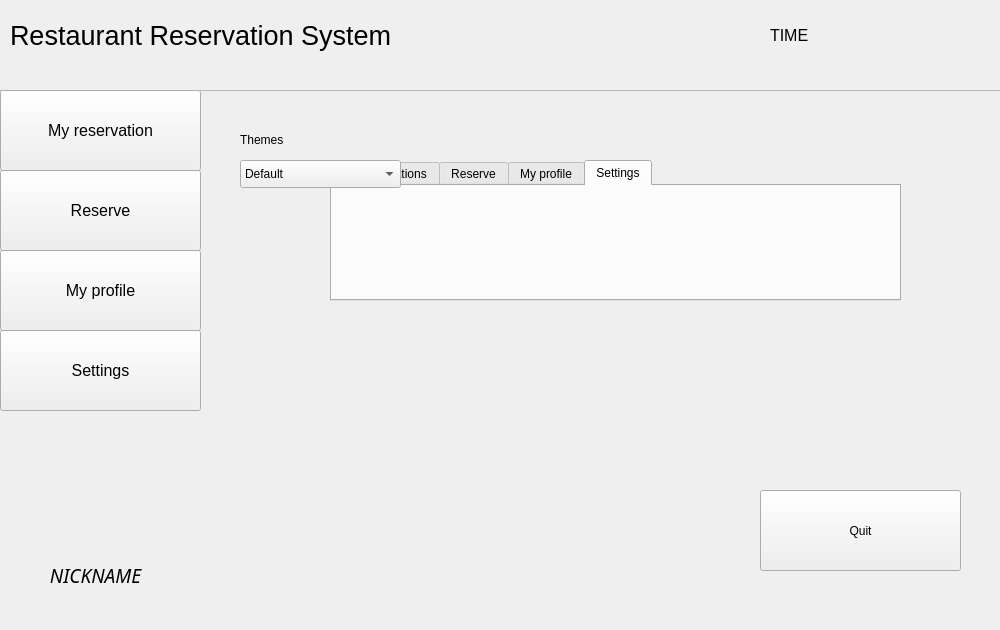
<?xml version="1.0" encoding="UTF-8"?>
<ui version="4.0">
 <class>MainWindow</class>
 <widget class="QMainWindow" name="MainWindow">
  <property name="geometry">
   <rect>
    <x>0</x>
    <y>0</y>
    <width>1000</width>
    <height>630</height>
   </rect>
  </property>
  <property name="windowTitle">
   <string>MainWindow</string>
  </property>
  <property name="styleSheet">
   <string notr="true"/>
  </property>
  <widget class="QWidget" name="centralwidget">
   <widget class="QTabWidget" name="tabWidget">
    <property name="geometry">
     <rect>
      <x>330</x>
      <y>160</y>
      <width>571</width>
      <height>141</height>
     </rect>
    </property>
    <property name="currentIndex">
     <number>3</number>
    </property>
    <widget class="QWidget" name="reservation_tab">
     <attribute name="title">
      <string>My reservations</string>
     </attribute>
    </widget>
    <widget class="QWidget" name="reserve_tab">
     <attribute name="title">
      <string>Reserve</string>
     </attribute>
    </widget>
    <widget class="QWidget" name="my_profile_tab">
     <attribute name="title">
      <string>My profile</string>
     </attribute>
    </widget>
    <widget class="QWidget" name="tab">
     <attribute name="title">
      <string>Settings</string>
     </attribute>
    </widget>
   </widget>
   <widget class="QWidget" name="top_widget" native="true">
    <property name="geometry">
     <rect>
      <x>0</x>
      <y>0</y>
      <width>1001</width>
      <height>91</height>
     </rect>
    </property>
    <widget class="QFrame" name="frame">
     <property name="geometry">
      <rect>
       <x>-10</x>
       <y>-20</y>
       <width>1011</width>
       <height>111</height>
      </rect>
     </property>
     <property name="frameShape">
      <enum>QFrame::StyledPanel</enum>
     </property>
     <property name="frameShadow">
      <enum>QFrame::Raised</enum>
     </property>
     <widget class="QLabel" name="label_2">
      <property name="geometry">
       <rect>
        <x>20</x>
        <y>30</y>
        <width>381</width>
        <height>51</height>
       </rect>
      </property>
      <property name="font">
       <font>
        <pointsize>20</pointsize>
       </font>
      </property>
      <property name="text">
       <string>Restaurant Reservation System</string>
      </property>
     </widget>
     <widget class="QLabel" name="time_label">
      <property name="geometry">
       <rect>
        <x>780</x>
        <y>40</y>
        <width>211</width>
        <height>31</height>
       </rect>
      </property>
      <property name="font">
       <font>
        <family>Microsoft JhengHei UI</family>
        <pointsize>12</pointsize>
        <bold>false</bold>
       </font>
      </property>
      <property name="text">
       <string>TIME</string>
      </property>
     </widget>
    </widget>
   </widget>
   <widget class="QStackedWidget" name="stackedWidget">
    <property name="geometry">
     <rect>
      <x>200</x>
      <y>90</y>
      <width>801</width>
      <height>521</height>
     </rect>
    </property>
    <property name="currentIndex">
     <number>3</number>
    </property>
    <widget class="QWidget" name="page">
     <widget class="QWidget" name="my_reservation_widget" native="true">
      <property name="geometry">
       <rect>
        <x>0</x>
        <y>0</y>
        <width>801</width>
        <height>521</height>
       </rect>
      </property>
      <widget class="QPushButton" name="deleteButton">
       <property name="geometry">
        <rect>
         <x>650</x>
         <y>40</y>
         <width>121</width>
         <height>29</height>
        </rect>
       </property>
       <property name="text">
        <string>Delete</string>
       </property>
      </widget>
      <widget class="QTableWidget" name="reservation_table">
       <property name="geometry">
        <rect>
         <x>20</x>
         <y>80</y>
         <width>751</width>
         <height>421</height>
        </rect>
       </property>
       <column>
        <property name="text">
         <string>Order ID</string>
        </property>
       </column>
       <column>
        <property name="text">
         <string>Username</string>
        </property>
       </column>
       <column>
        <property name="text">
         <string>Duration</string>
        </property>
       </column>
       <column>
        <property name="text">
         <string>Table type</string>
        </property>
       </column>
       <column>
        <property name="text">
         <string>Table ID</string>
        </property>
       </column>
       <column>
        <property name="text">
         <string>Table price</string>
        </property>
       </column>
      </widget>
      <widget class="QLabel" name="delete_promptlabel">
       <property name="geometry">
        <rect>
         <x>20</x>
         <y>40</y>
         <width>361</width>
         <height>21</height>
        </rect>
       </property>
       <property name="text">
        <string>Select a reservation below and click Delete to delete it</string>
       </property>
      </widget>
      <widget class="QPushButton" name="menuButton">
       <property name="geometry">
        <rect>
         <x>510</x>
         <y>40</y>
         <width>121</width>
         <height>29</height>
        </rect>
       </property>
       <property name="text">
        <string>Menu</string>
       </property>
      </widget>
     </widget>
    </widget>
    <widget class="QWidget" name="page_2">
     <widget class="QWidget" name="reserve_widget" native="true">
      <property name="geometry">
       <rect>
        <x>0</x>
        <y>0</y>
        <width>801</width>
        <height>521</height>
       </rect>
      </property>
      <widget class="QLabel" name="reserve_promptlabel">
       <property name="geometry">
        <rect>
         <x>20</x>
         <y>40</y>
         <width>361</width>
         <height>21</height>
        </rect>
       </property>
       <property name="text">
        <string>Select a reservation below and click Reserve to acquire it</string>
       </property>
      </widget>
      <widget class="QTableWidget" name="reserve_table">
       <property name="geometry">
        <rect>
         <x>20</x>
         <y>80</y>
         <width>751</width>
         <height>421</height>
        </rect>
       </property>
       <column>
        <property name="text">
         <string>Order ID</string>
        </property>
       </column>
       <column>
        <property name="text">
         <string>Duration</string>
        </property>
       </column>
       <column>
        <property name="text">
         <string>Table type</string>
        </property>
       </column>
       <column>
        <property name="text">
         <string>Table ID</string>
        </property>
       </column>
       <column>
        <property name="text">
         <string>Deposit</string>
        </property>
       </column>
      </widget>
      <widget class="QPushButton" name="reserveButton">
       <property name="geometry">
        <rect>
         <x>650</x>
         <y>40</y>
         <width>121</width>
         <height>29</height>
        </rect>
       </property>
       <property name="text">
        <string>Reserve</string>
       </property>
      </widget>
     </widget>
    </widget>
    <widget class="QWidget" name="page_3">
     <widget class="QWidget" name="widget" native="true">
      <property name="geometry">
       <rect>
        <x>0</x>
        <y>0</y>
        <width>801</width>
        <height>521</height>
       </rect>
      </property>
      <widget class="QPushButton" name="username_changeButton">
       <property name="geometry">
        <rect>
         <x>340</x>
         <y>40</y>
         <width>80</width>
         <height>31</height>
        </rect>
       </property>
       <property name="text">
        <string>Change</string>
       </property>
      </widget>
      <widget class="QLabel" name="profile_nickname_label">
       <property name="geometry">
        <rect>
         <x>40</x>
         <y>80</y>
         <width>71</width>
         <height>31</height>
        </rect>
       </property>
       <property name="font">
        <font>
         <pointsize>10</pointsize>
        </font>
       </property>
       <property name="text">
        <string>Nickname: </string>
       </property>
      </widget>
      <widget class="QPushButton" name="nickname_changeButton">
       <property name="geometry">
        <rect>
         <x>340</x>
         <y>80</y>
         <width>80</width>
         <height>31</height>
        </rect>
       </property>
       <property name="text">
        <string>Change</string>
       </property>
      </widget>
      <widget class="QPushButton" name="phone_changeButton">
       <property name="geometry">
        <rect>
         <x>340</x>
         <y>120</y>
         <width>80</width>
         <height>31</height>
        </rect>
       </property>
       <property name="text">
        <string>Change</string>
       </property>
      </widget>
      <widget class="QLabel" name="profile_username_label">
       <property name="geometry">
        <rect>
         <x>40</x>
         <y>40</y>
         <width>71</width>
         <height>31</height>
        </rect>
       </property>
       <property name="font">
        <font>
         <pointsize>10</pointsize>
        </font>
       </property>
       <property name="text">
        <string>Userame: </string>
       </property>
      </widget>
      <widget class="QLabel" name="profile_phone_label">
       <property name="geometry">
        <rect>
         <x>40</x>
         <y>120</y>
         <width>71</width>
         <height>31</height>
        </rect>
       </property>
       <property name="font">
        <font>
         <pointsize>10</pointsize>
        </font>
       </property>
       <property name="text">
        <string>Phone: </string>
       </property>
      </widget>
      <widget class="QLabel" name="profile_password_label">
       <property name="geometry">
        <rect>
         <x>40</x>
         <y>160</y>
         <width>71</width>
         <height>31</height>
        </rect>
       </property>
       <property name="font">
        <font>
         <pointsize>10</pointsize>
        </font>
       </property>
       <property name="text">
        <string>Password: </string>
       </property>
      </widget>
      <widget class="QLabel" name="profile_user_id">
       <property name="geometry">
        <rect>
         <x>130</x>
         <y>200</y>
         <width>181</width>
         <height>31</height>
        </rect>
       </property>
       <property name="font">
        <font>
         <pointsize>10</pointsize>
        </font>
       </property>
       <property name="text">
        <string>USER ID</string>
       </property>
      </widget>
      <widget class="QPushButton" name="password_modifyButton">
       <property name="geometry">
        <rect>
         <x>260</x>
         <y>160</y>
         <width>71</width>
         <height>31</height>
        </rect>
       </property>
       <property name="text">
        <string>Renew with</string>
       </property>
      </widget>
      <widget class="QLabel" name="profile_user_id_label">
       <property name="geometry">
        <rect>
         <x>40</x>
         <y>200</y>
         <width>71</width>
         <height>31</height>
        </rect>
       </property>
       <property name="font">
        <font>
         <pointsize>10</pointsize>
        </font>
       </property>
       <property name="text">
        <string>User ID: </string>
       </property>
      </widget>
      <widget class="QLabel" name="profile_password">
       <property name="geometry">
        <rect>
         <x>40</x>
         <y>450</y>
         <width>361</width>
         <height>31</height>
        </rect>
       </property>
       <property name="font">
        <font>
         <pointsize>10</pointsize>
        </font>
       </property>
       <property name="text">
        <string/>
       </property>
      </widget>
      <widget class="QLabel" name="profile_username">
       <property name="geometry">
        <rect>
         <x>130</x>
         <y>40</y>
         <width>181</width>
         <height>31</height>
        </rect>
       </property>
       <property name="font">
        <font>
         <pointsize>10</pointsize>
        </font>
       </property>
       <property name="text">
        <string>USERNAME</string>
       </property>
      </widget>
      <widget class="QLineEdit" name="usernameEdit">
       <property name="geometry">
        <rect>
         <x>130</x>
         <y>40</y>
         <width>121</width>
         <height>31</height>
        </rect>
       </property>
       <property name="inputMask">
        <string/>
       </property>
       <property name="text">
        <string/>
       </property>
       <property name="placeholderText">
        <string>New username</string>
       </property>
      </widget>
      <widget class="QLabel" name="profile_nickname">
       <property name="geometry">
        <rect>
         <x>130</x>
         <y>80</y>
         <width>181</width>
         <height>31</height>
        </rect>
       </property>
       <property name="font">
        <font>
         <pointsize>10</pointsize>
        </font>
       </property>
       <property name="text">
        <string>NICKNAME</string>
       </property>
      </widget>
      <widget class="QLineEdit" name="nicknameEdit">
       <property name="geometry">
        <rect>
         <x>130</x>
         <y>80</y>
         <width>121</width>
         <height>31</height>
        </rect>
       </property>
       <property name="placeholderText">
        <string>New nickname</string>
       </property>
      </widget>
      <widget class="QLabel" name="profile_phone">
       <property name="geometry">
        <rect>
         <x>130</x>
         <y>120</y>
         <width>181</width>
         <height>31</height>
        </rect>
       </property>
       <property name="font">
        <font>
         <pointsize>10</pointsize>
        </font>
       </property>
       <property name="text">
        <string>PHONE</string>
       </property>
      </widget>
      <widget class="QLineEdit" name="phoneEdit">
       <property name="geometry">
        <rect>
         <x>130</x>
         <y>120</y>
         <width>121</width>
         <height>31</height>
        </rect>
       </property>
       <property name="placeholderText">
        <string>New phone number</string>
       </property>
      </widget>
      <widget class="QPushButton" name="password_changeButton">
       <property name="geometry">
        <rect>
         <x>130</x>
         <y>160</y>
         <width>80</width>
         <height>31</height>
        </rect>
       </property>
       <property name="text">
        <string>Change</string>
       </property>
      </widget>
      <widget class="QLineEdit" name="cpasswordEdit">
       <property name="geometry">
        <rect>
         <x>130</x>
         <y>160</y>
         <width>121</width>
         <height>31</height>
        </rect>
       </property>
       <property name="echoMode">
        <enum>QLineEdit::Password</enum>
       </property>
       <property name="placeholderText">
        <string>Old Password</string>
       </property>
       <property name="clearButtonEnabled">
        <bool>false</bool>
       </property>
      </widget>
      <widget class="QLineEdit" name="passwordEdit">
       <property name="geometry">
        <rect>
         <x>340</x>
         <y>160</y>
         <width>121</width>
         <height>31</height>
        </rect>
       </property>
       <property name="echoMode">
        <enum>QLineEdit::Password</enum>
       </property>
       <property name="placeholderText">
        <string>New Password</string>
       </property>
      </widget>
     </widget>
    </widget>
    <widget class="QWidget" name="page_4">
     <widget class="QWidget" name="widget_2" native="true">
      <property name="geometry">
       <rect>
        <x>0</x>
        <y>0</y>
        <width>801</width>
        <height>521</height>
       </rect>
      </property>
      <widget class="QComboBox" name="theme_selectBox">
       <property name="geometry">
        <rect>
         <x>40</x>
         <y>70</y>
         <width>161</width>
         <height>28</height>
        </rect>
       </property>
       <item>
        <property name="text">
         <string>Default</string>
        </property>
       </item>
       <item>
        <property name="text">
         <string>BlackNBlue</string>
        </property>
       </item>
       <item>
        <property name="text">
         <string>BlueNPurple</string>
        </property>
       </item>
       <item>
        <property name="text">
         <string>Fluent</string>
        </property>
       </item>
       <item>
        <property name="text">
         <string>FluentDark</string>
        </property>
       </item>
       <item>
        <property name="text">
         <string>FluentLight</string>
        </property>
       </item>
       <item>
        <property name="text">
         <string>MS Blue</string>
        </property>
       </item>
       <item>
        <property name="text">
         <string>MS Green</string>
        </property>
       </item>
       <item>
        <property name="text">
         <string>Minecraft Soil</string>
        </property>
       </item>
       <item>
        <property name="text">
         <string>Minecraft Wood</string>
        </property>
       </item>
      </widget>
      <widget class="QLabel" name="label">
       <property name="geometry">
        <rect>
         <x>40</x>
         <y>40</y>
         <width>62</width>
         <height>20</height>
        </rect>
       </property>
       <property name="text">
        <string>Themes</string>
       </property>
      </widget>
      <widget class="QPushButton" name="quitButton">
       <property name="geometry">
        <rect>
         <x>560</x>
         <y>400</y>
         <width>201</width>
         <height>81</height>
        </rect>
       </property>
       <property name="text">
        <string>Quit</string>
       </property>
      </widget>
     </widget>
    </widget>
   </widget>
   <widget class="QWidget" name="left_widget" native="true">
    <property name="geometry">
     <rect>
      <x>0</x>
      <y>90</y>
      <width>201</width>
      <height>761</height>
     </rect>
    </property>
    <widget class="QPushButton" name="my_reservation_tabButton">
     <property name="geometry">
      <rect>
       <x>0</x>
       <y>0</y>
       <width>201</width>
       <height>81</height>
      </rect>
     </property>
     <property name="font">
      <font>
       <pointsize>12</pointsize>
      </font>
     </property>
     <property name="text">
      <string>My reservation</string>
     </property>
    </widget>
    <widget class="QPushButton" name="reserve_tabButton">
     <property name="geometry">
      <rect>
       <x>0</x>
       <y>80</y>
       <width>201</width>
       <height>81</height>
      </rect>
     </property>
     <property name="font">
      <font>
       <pointsize>12</pointsize>
      </font>
     </property>
     <property name="text">
      <string>Reserve</string>
     </property>
    </widget>
    <widget class="QPushButton" name="my_profile_tabButton">
     <property name="geometry">
      <rect>
       <x>0</x>
       <y>160</y>
       <width>201</width>
       <height>81</height>
      </rect>
     </property>
     <property name="font">
      <font>
       <pointsize>12</pointsize>
      </font>
     </property>
     <property name="text">
      <string>My profile</string>
     </property>
    </widget>
    <widget class="QPushButton" name="settings_tabButton">
     <property name="geometry">
      <rect>
       <x>0</x>
       <y>240</y>
       <width>201</width>
       <height>81</height>
      </rect>
     </property>
     <property name="font">
      <font>
       <pointsize>12</pointsize>
      </font>
     </property>
     <property name="text">
      <string>Settings</string>
     </property>
    </widget>
    <widget class="QLabel" name="up_label_2">
     <property name="geometry">
      <rect>
       <x>0</x>
       <y>470</y>
       <width>191</width>
       <height>31</height>
      </rect>
     </property>
     <property name="font">
      <font>
       <family>Harlow Solid Italic</family>
       <pointsize>14</pointsize>
       <italic>true</italic>
      </font>
     </property>
     <property name="text">
      <string>NICKNAME</string>
     </property>
     <property name="alignment">
      <set>Qt::AlignCenter</set>
     </property>
    </widget>
   </widget>
  </widget>
  <widget class="QMenuBar" name="menubar">
   <property name="geometry">
    <rect>
     <x>0</x>
     <y>0</y>
     <width>1000</width>
     <height>21</height>
    </rect>
   </property>
  </widget>
 </widget>
 <resources/>
 <connections/>
</ui>
